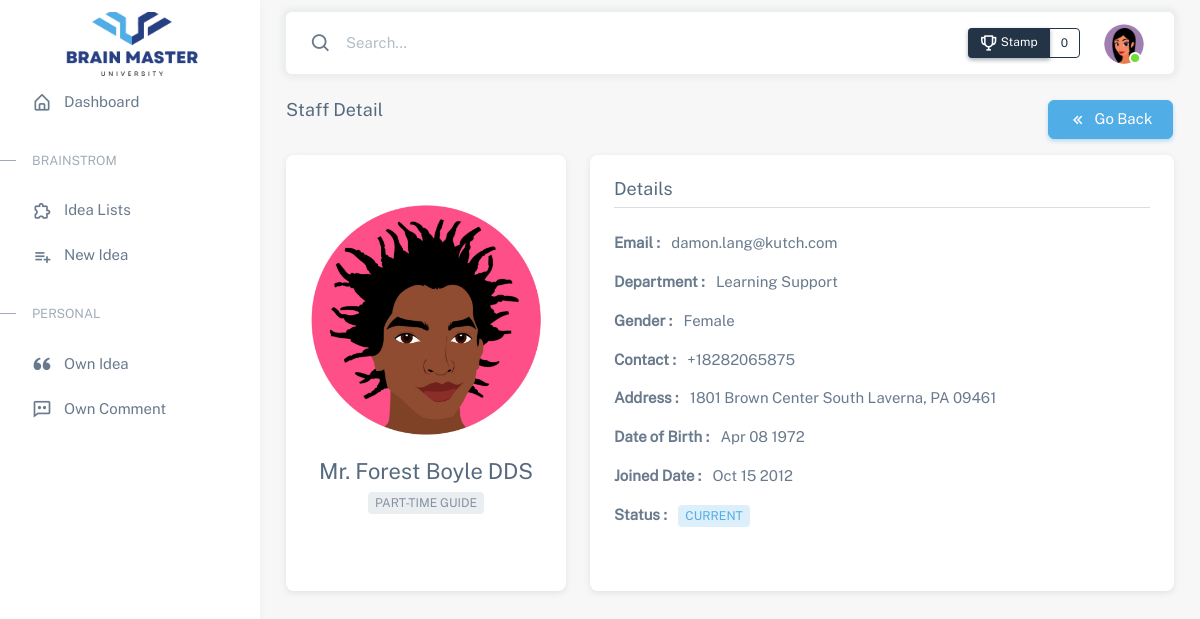
Screenshot of /staff.php?id=8 (signed in) with the database file from the repository.
### tables this page shows
CREATE TABLE `users` (
  `id` int(11) NOT NULL,
  `name` varchar(255) NOT NULL,
  `profile` text NOT NULL,
  `email` varchar(255) NOT NULL,
  `password` varchar(255) NOT NULL,
  `gender` varchar(20) NOT NULL,
  `dob` date NOT NULL,
  `phone` varchar(255) NOT NULL,
  `address` text NOT NULL,
  `joindate` date NOT NULL,
  `status` varchar(255) NOT NULL DEFAULT 'Active',
  `created_at` timestamp NOT NULL DEFAULT CURRENT_TIMESTAMP ON UPDATE CURRENT_TIMESTAMP,
  `updated_at` timestamp NOT NULL DEFAULT '0000-00-00 00:00:00'
);

CREATE TABLE `positions` (
  `id` int(11) NOT NULL,
  `name` varchar(255) NOT NULL,
  `department_id` int(11) NOT NULL,
  `created_at` timestamp NOT NULL DEFAULT CURRENT_TIMESTAMP,
  `updated_at` timestamp NOT NULL DEFAULT '0000-00-00 00:00:00'
);

CREATE TABLE `departments` (
  `id` int(11) NOT NULL,
  `name` varchar(255) NOT NULL,
  `created_at` timestamp NOT NULL DEFAULT CURRENT_TIMESTAMP,
  `updated_at` timestamp NOT NULL DEFAULT '0000-00-00 00:00:00'
);

### staff.php (the view, shortened to what this page needs)
<?php
	require 'header.php';
    include("confs/config.php");
    $id=$_GET['id'];
    $select="SELECT
            users.*,
            positions.name AS pname,
            departments.name AS dname
        FROM
            users
        LEFT JOIN position_user ON users.id = position_user.user_id
        LEFT JOIN positions ON position_user.position_id = positions.id
        LEFT JOIN departments ON positions.department_id = departments.id
        WHERE users.id = $id
        ";
    $query=mysqli_query($conn,$select);
    $user_numrows=mysqli_num_rows($query);
    if($user_numrows > 0){
        $data = mysqli_fetch_array($query);
        $name=$data['name'];
        $profile=$data['profile'];
        $email=$data['email'];
        $jod=$data['joindate'];
        $dob=$data['dob'];
        $status=$data['status'];
        $pname=$data['pname'];
        $dname=$data['dname'];
        $gender=$data['gender'];
        $phone=$data['phone'];
        $address=$data['address'];
        if ($status == 'Active') {
            $statusTag = "<span class='badge bg-label-primary'>CURRENT</span>";
        }else{
            $statusTag = "<span class='badge bg-label-warning'>RESIGNED</span>";
        }
    } else{
        header("location: 404.php");
    }
?>
    <div class="layout-wrapper layout-content-navbar">
        <div class="layout-container">
            <?php require 'app_sidebar.php' ?>
            <div class="layout-page">
                <?php require 'app_header.php' ?>
                <div class="container-xxl flex-grow-1 container-p-y">
                    <div class="row mb-3">
                        <div class="col-10">
                            <h5 class="d-inline-block">Staff Detail</h5>
                        </div>
                        <div class="col-2">
                            <a href="staff_list.php" class="btn btn-primary">
                                <i class='bx bx-chevrons-left me-1' ></i>  Go Back
                            </a>
                        </div>
                    </div>
                    <div class="row g-4">
                        <div class="col-xl-4 col-lg-5 col-md-5 col-sm-12 col-12">
                            <div class="card mb-4 h-100">
                                <div class="card-body">
                                    <div class=" d-flex align-items-center flex-column">
                                        <img src="<?= $profile; ?>" class="img-fluid rounded my-4">
                                    </div>
                                    <div class="text-center">
                                        <h4 class="mb-2"> <?= $name; ?> </h4>
                                        <span class="badge bg-label-secondary"> <?= $pname; ?> </span>
                                    </div>
                                </div>
                            </div>
                        </div>
                        <div class="col-xl-8 col-lg-7 col-md-7 col-sm-12 col-12">
                            <div class="card mb-4 h-100">
                                <div class="card-body">
                                    <h5 class="pb-2 border-bottom mb-4"> Details </h5>
                                    <div class="info-container">
                                        <ul class="list-unstyled">
                                            <li class="mb-3">
                                                <span class="fw-bold me-2"> Email : </span>
                                                <span> <?= $email; ?> </span>
                                            </li>
                                            <li class="mb-3">
                                                <span class="fw-bold me-2"> Department : </span>
                                                <span> <?= $dname; ?> </span>
                                            </li>
                                            <li class="mb-3">
                                                <span class="fw-bold me-2"> Gender : </span>
                                                <span> <?= $gender; ?> </span>
                                            </li>
                                            <li class="mb-3">
                                                <span class="fw-bold me-2"> Contact : </span>
                                                <span> <?= $phone; ?> </span>
                                            </li>
                                            <li class="mb-3">
                                                <span class="fw-bold me-2"> Address : </span>
                                                <span> <?= $address; ?> </span>
                                            </li>
                                            <li class="mb-3">
                                                <span class="fw-bold me-2"> Date of Birth : </span>
                                                <span> <?= date('M d Y',strtotime($dob)); ?> </span>
                                            </li>
                                            <li class="mb-3">
                                                <span class="fw-bold me-2"> Joined Date : </span>
                                                <span> <?= date('M d Y',strtotime($jod)); ?> </span>
                                            </li>
                                            <li class="mb-3">
                                                <span class="fw-bold me-2"> Status : </span>
                                                <span> <?= $statusTag; ?> </span>
                                            </li>
                                        </ul>
                                    </div>
                                </div>
                            </div>
                        </div>
                    </div>
                </div>
            </div>
        </div>
    </div>
<?php
	require 'footer.php';
?>

### rows the page displays
users: profile (picture), name "Mr. Forest Boyle DDS", positions.name "PART-TIME GUIDE", email "damon.lang@kutch.com", departments.name "Learning Support", gender "Female", phone "+18282065875", address "1801 Brown Center South Laverna, PA 09461", dob "Apr 08 1972", joindate "Oct 15 2012"

### other values shown
$stamp "0"
